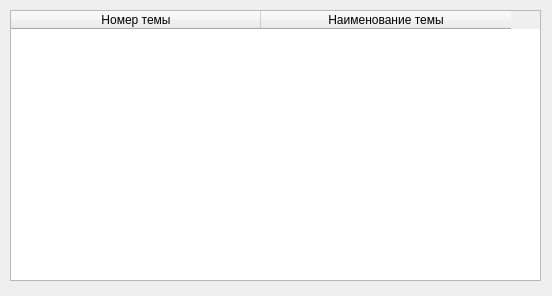
<?xml version="1.0" encoding="UTF-8"?>
<ui version="4.0">
 <class>OpenTestFile</class>
 <widget class="QDialog" name="OpenTestFile">
  <property name="geometry">
   <rect>
    <x>0</x>
    <y>0</y>
    <width>552</width>
    <height>296</height>
   </rect>
  </property>
  <property name="windowTitle">
   <string>Открыть тест для редактирования - RayTracing</string>
  </property>
  <widget class="QTableWidget" name="table_themes">
   <property name="geometry">
    <rect>
     <x>10</x>
     <y>10</y>
     <width>531</width>
     <height>271</height>
    </rect>
   </property>
   <property name="editTriggers">
    <set>QAbstractItemView::NoEditTriggers</set>
   </property>
   <attribute name="horizontalHeaderDefaultSectionSize">
    <number>250</number>
   </attribute>
   <column>
    <property name="text">
     <string>Номер темы</string>
    </property>
   </column>
   <column>
    <property name="text">
     <string>Наименование темы</string>
    </property>
   </column>
  </widget>
 </widget>
 <resources/>
 <connections/>
</ui>
